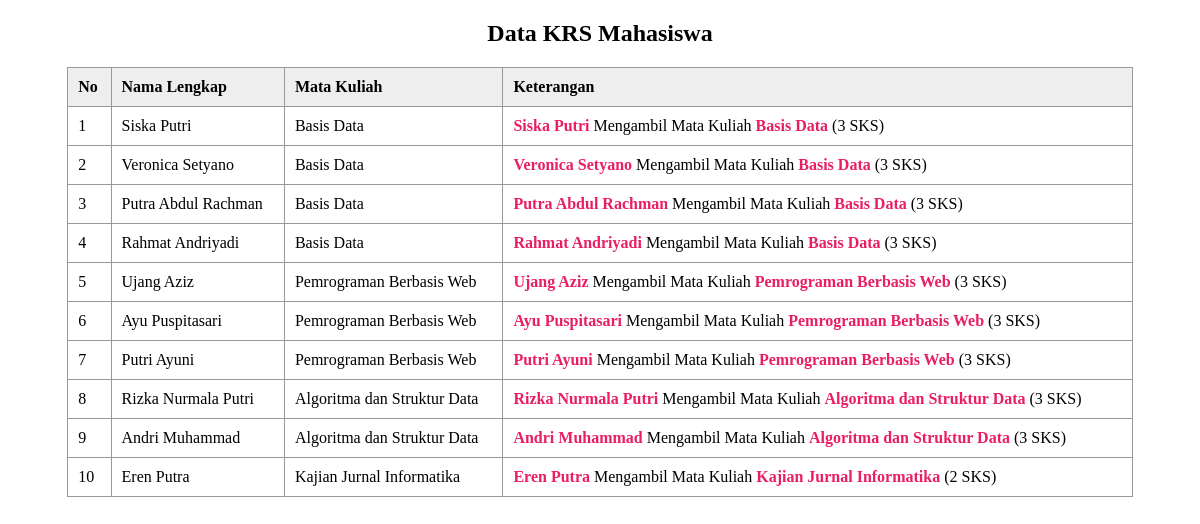
Page /FauzanFarhanGayo_2310631250056_Tugas7/index.php on the committed database.
### tables this page shows
CREATE TABLE mahasiswa (
    npm CHAR(13) PRIMARY KEY,
    nama VARCHAR(50),
    jurusan ENUM('Teknik Informatika', 'Sistem Operasi'),
    alamat TEXT
);

CREATE TABLE matakuliah (
    kodemk CHAR(6) PRIMARY KEY,
    nama VARCHAR(50),
    jumlah_sks INT(3)
);

### FauzanFarhanGayo_2310631250056_Tugas7/index.php (the view, shortened to what this page needs)
<?php include 'config.php'; ?>
<!DOCTYPE html>
<html>
<head>
</head>
<body>
<h2 style="text-align:center;">Data KRS Mahasiswa</h2>
<table>
    <tr>
        <th>No</th>
        <th>Nama Lengkap</th>
        <th>Mata Kuliah</th>
        <th>Keterangan</th>
    </tr>
    <?php
    $sql = "SELECT m.nama AS mahasiswa, mk.nama AS matkul, mk.jumlah_sks
            FROM krs k
            JOIN mahasiswa m ON k.mahasiswa_npm = m.npm
            JOIN matakuliah mk ON k.matakuliah_kodemk = mk.kodemk";
    $result = $conn->query($sql);
    $no = 1;
    if ($result->num_rows > 0) {
        while($row = $result->fetch_assoc()) {
            $keterangan = "<span class='highlight'>{$row['mahasiswa']}</span> Mengambil Mata Kuliah <span class='highlight'>{$row['matkul']}</span> ({$row['jumlah_sks']} SKS)";
            echo "<tr>
                    <td>$no</td>
                    <td>{$row['mahasiswa']}</td>
                    <td>{$row['matkul']}</td>
                    <td>$keterangan</td>
                  </tr>";
            $no++;
        }
    } else {
        echo "<tr><td colspan='4'>Tidak ada data</td></tr>";
    }
    ?>
</table>
</body>
</html>

### FauzanFarhanGayo_2310631250056_Tugas7/index.php (style rules this page uses)
table { border-collapse: collapse; width: 90%; margin: 20px auto; }
th, td { padding: 10px; border: 1px solid #999; text-align: left; }
th { background-color: #eee; }
.highlight { color: #e91e63; font-weight: bold; }

### rows in the picture
mahasiswa: nama "Siska Putri", matakuliah.nama "Basis Data", matakuliah.jumlah_sks "3"
mahasiswa: nama "Veronica Setyano", matakuliah.nama "Basis Data", matakuliah.jumlah_sks "3"
mahasiswa: nama "Putra Abdul Rachman", matakuliah.nama "Basis Data", matakuliah.jumlah_sks "3"
mahasiswa: nama "Rahmat Andriyadi", matakuliah.nama "Basis Data", matakuliah.jumlah_sks "3"
mahasiswa: nama "Ujang Aziz", matakuliah.nama "Pemrograman Berbasis Web", matakuliah.jumlah_sks "3"
mahasiswa: nama "Ayu Puspitasari", matakuliah.nama "Pemrograman Berbasis Web", matakuliah.jumlah_sks "3"
mahasiswa: nama "Putri Ayuni", matakuliah.nama "Pemrograman Berbasis Web", matakuliah.jumlah_sks "3"
mahasiswa: nama "Rizka Nurmala Putri", matakuliah.nama "Algoritma dan Struktur Data", matakuliah.jumlah_sks "3"
mahasiswa: nama "Andri Muhammad", matakuliah.nama "Algoritma dan Struktur Data", matakuliah.jumlah_sks "3"
mahasiswa: nama "Eren Putra", matakuliah.nama "Kajian Jurnal Informatika", matakuliah.jumlah_sks "2"
